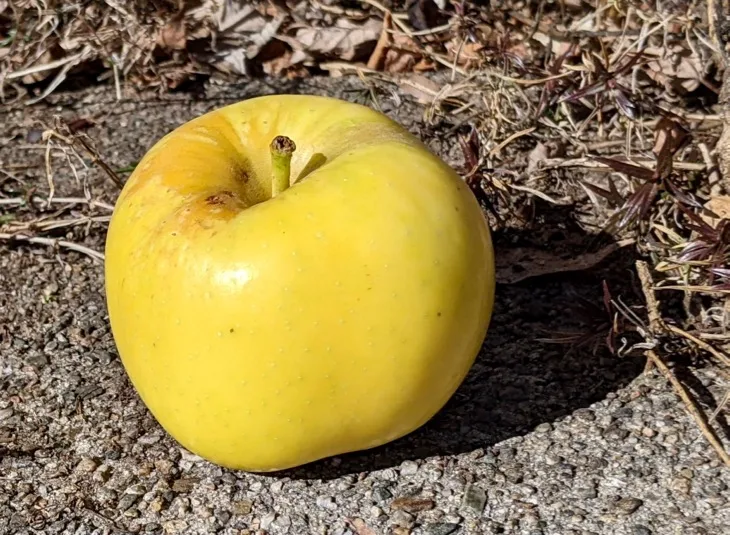
#> input picture dataset/val/apple/Aura.webp, 730 x 535 px, given in place of the camera
$ python preprocess.py
#> lines starting #> are read from the running program, lines starting #| are printed output that depends on the picture; after the words box and inside, x2 and y2 are one past the last pixel; in counts of white or black regions, pixels touching at a corner belong together
import cv2
import numpy as np
fruit_colors = {
    "Tao Do": [([0, 150, 50], [10, 255, 255]), ([170, 150, 50], [180, 255, 255])],
    "Chuoi Vang": [([20, 100, 100], [35, 255, 255])],
    "Cam": [([10, 160, 150], [25, 255, 255])],
    "Oi": [([35, 50, 50], [85, 255, 255])],
    "Nho Tim": [([130, 50, 50], [165, 255, 255])]
}

cap = cv2.VideoCapture(0)

while True:
    ret, frame = cap.read()
#> frame is the input picture: shape (535, 730, 3); mean B, G, R 76.4, 122.6, 142.8
    if not ret: break
    hsv = cv2.cvtColor(frame, cv2.COLOR_BGR2HSV)
#> hsv: shape (535, 730, 3); mean H, S, V 20.6, 119.1, 142.8

    for name, ranges in fruit_colors.items():
        # Quét dải màu để tạo Mask
        if name == "Tao Do":
            mask = cv2.bitwise_or(cv2.inRange(hsv, np.array(ranges[0][0]), np.array(ranges[0][1])),
                                  cv2.inRange(hsv, np.array(ranges[1][0]), np.array(ranges[1][1])))
        else:
            mask = cv2.inRange(hsv, np.array(ranges[0][0]), np.array(ranges[0][1]))

        # Khử nhiễu để khung bám sát hơn
        mask = cv2.erode(mask, None, iterations=2)
        mask = cv2.dilate(mask, None, iterations=2)

        # Tìm các đường bao (Contours) xung quanh vùng màu
        contours, _ = cv2.findContours(mask, cv2.RETR_EXTERNAL, cv2.CHAIN_APPROX_SIMPLE)

        if contours:
            # Chỉ lấy đường bao lớn nhất (chính là quả)
            c = max(contours, key=cv2.contourArea)
            if cv2.contourArea(c) > 1000:  # Ngưỡng để tránh nhiễu li ti
                # Lấy tọa độ khung hình chữ nhật vừa khít nhất
                x, y, w, h = cv2.boundingRect(c)

                # Vẽ khung lable vừa khít lên vật thể
                cv2.rectangle(frame, (x, y), (x + w, y + h), (0, 255, 0), 2)

                # Hiển thị tên ngay sát mép trên của khung
                cv2.putText(frame, f"{name}", (x, y - 10),
                            cv2.FONT_HERSHEY_SIMPLEX, 0.7, (0, 255, 0), 2)
#> this loop made 5 passes
#> (x, y, w, h) on passes 2 to 3: (103, 94, 390, 378), (107, 100, 355, 369)
#> (contours, c) on pass 1: (2 contours, all with area under 20, [[647, 172], [647, 176], [651, 176], [651, 172]])
#> pass 1, `mask = cv2.bitwise_or(cv2.inRange(hsv, np.array(ranges[0][0]), np.arra..`:
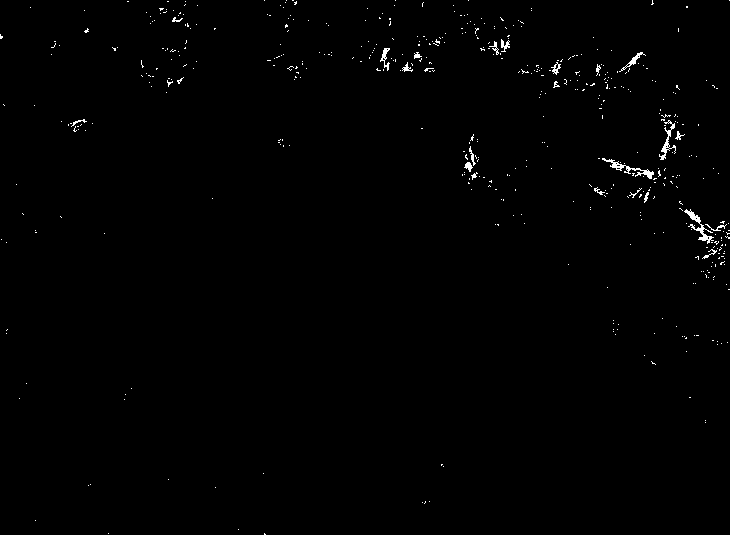
#> mask: shape (535, 730); 0.66% white in thin lines or dots
#> pass 1, `mask = cv2.erode(mask, None, iterations=2)`:
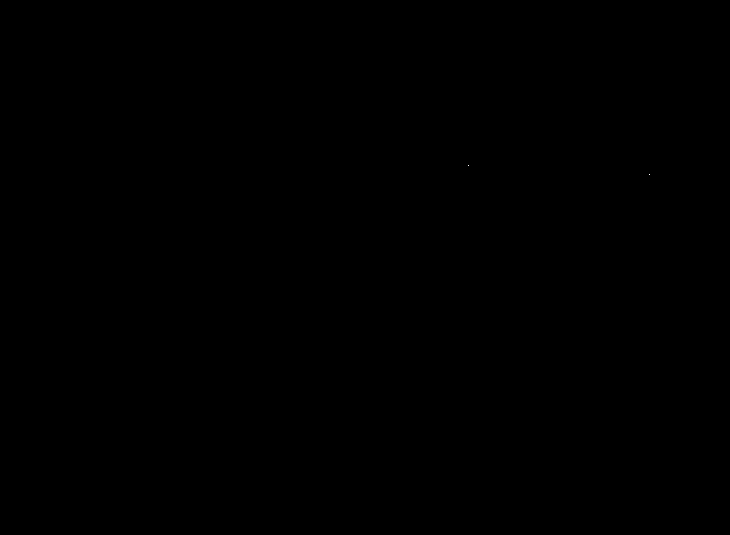
#> mask: shape (535, 730); 0% white in thin lines or dots, all inside (x1, y1, x2, y2) = (468, 165, 650, 175)
#> pass 2, `mask = cv2.inRange(hsv, np.array(ranges[0][0]), np.array(ranges[0][1]))`:
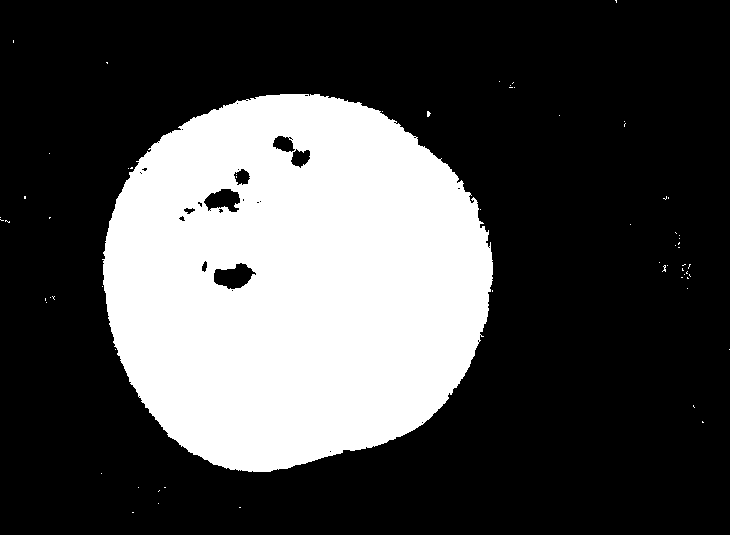
#> mask: shape (535, 730); 29.1% white; 63 white regions (62 under 20 px), largest, box (x1, y1, x2, y2) and area: (102, 94, 493, 472) 113475
#> after the loop:
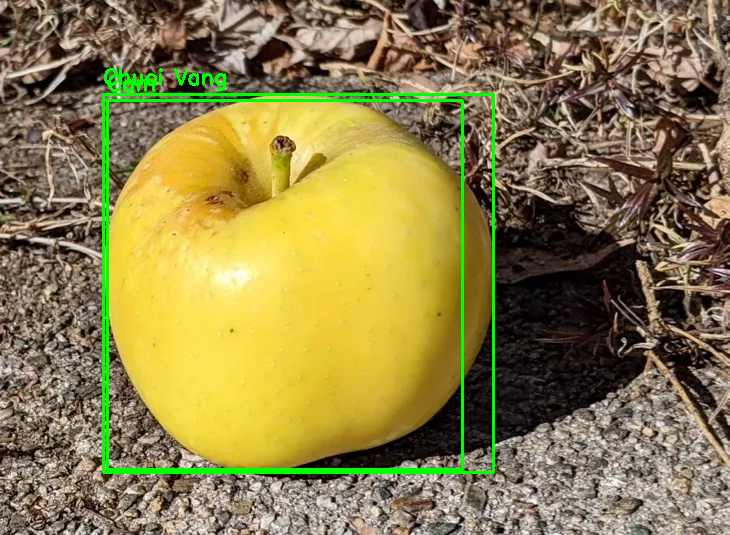
#> frame: shape (535, 730, 3); 2.57% of pixels changed, all inside (x1, y1, x2, y2) = (102, 68, 495, 474)
#> after the loop: mask: shape (535, 730); every value is 0

    cv2.imshow("Quet mau vua khit hoa qua", frame)
    if cv2.waitKey(1) & 0xFF == ord('q'): break
#> (key q is pressed here)

cap.release()
cv2.destroyAllWindows()

$ run again, on dataset/val/apple/2026-01-02 (12).png
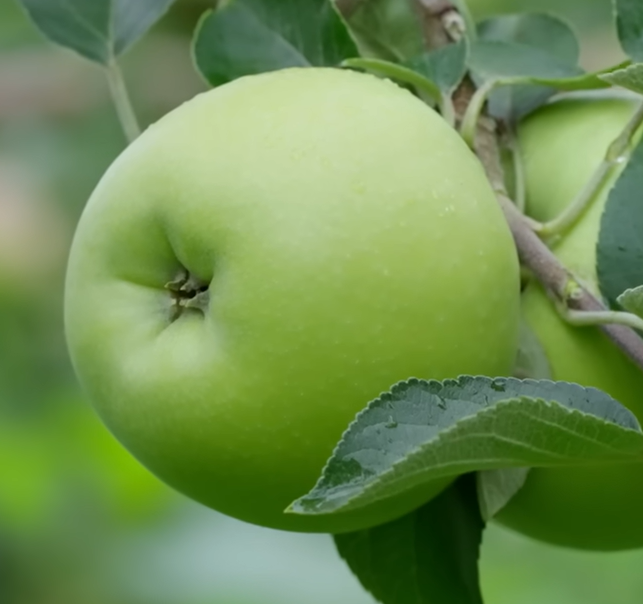
#> input picture dataset/val/apple/2026-01-02 (12).png, 643 x 604 px, given in place of the camera
#> frame is the input picture: shape (604, 643, 3); mean B, G, R 82.3, 141.9, 111.2
#> hsv: shape (604, 643, 3); mean H, S, V 48.3, 121.5, 142
#> the loop `for name, ranges in fruit_colors.items():` made 5 passes
#> (x, y, w, h) on pass 4: (0, 0, 643, 604)
#> after the loop `for name, ranges in fruit_colors.items():`:
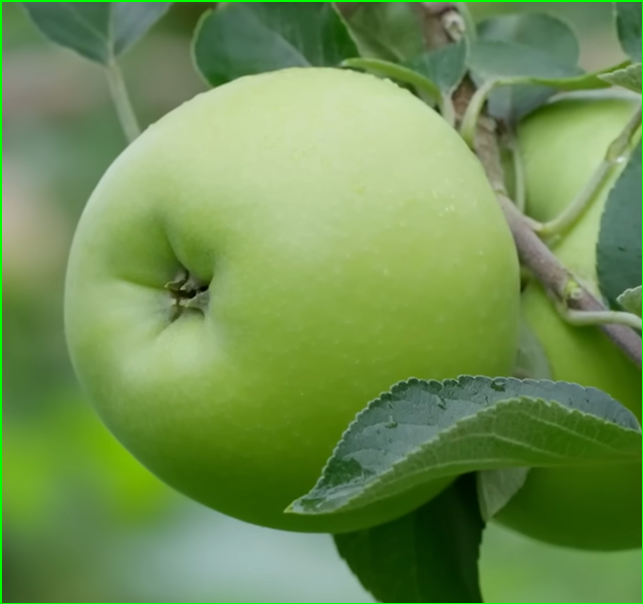
#> frame: shape (604, 643, 3); 0.96% of pixels changed, all inside (x1, y1, x2, y2) = (0, 0, 643, 604)

$ run again, on dataset/val/apple/2026-01-02 (13).png
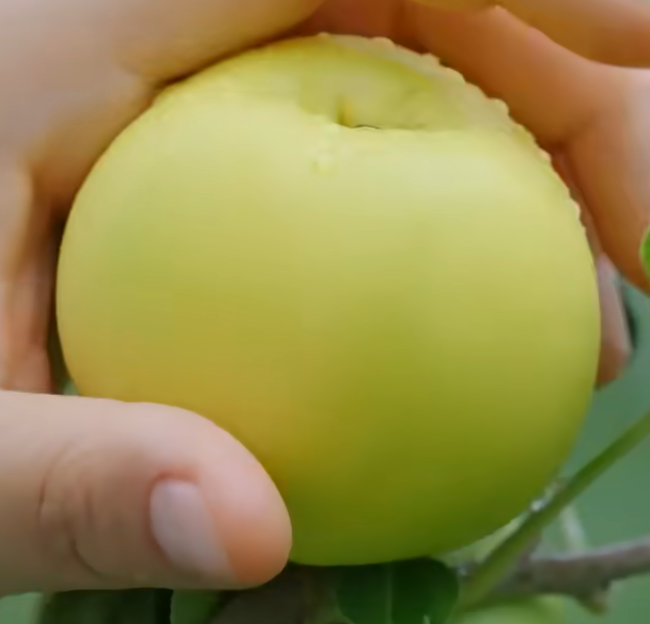
#> input picture dataset/val/apple/2026-01-02 (13).png, 650 x 624 px, given in place of the camera
#> frame is the input picture: shape (624, 650, 3); mean B, G, R 73.8, 138.4, 150.2
#> hsv: shape (624, 650, 3); mean H, S, V 26.7, 141.3, 154.7
#> the loop `for name, ranges in fruit_colors.items():` made 5 passes
#> (x, y, w, h) on passes 2 to 4: (56, 36, 547, 509), (417, 0, 225, 238), (292, 290, 358, 334)
#> pass 2, `mask = cv2.inRange(hsv, np.array(ranges[0][0]), np.array(ranges[0][1]))`:
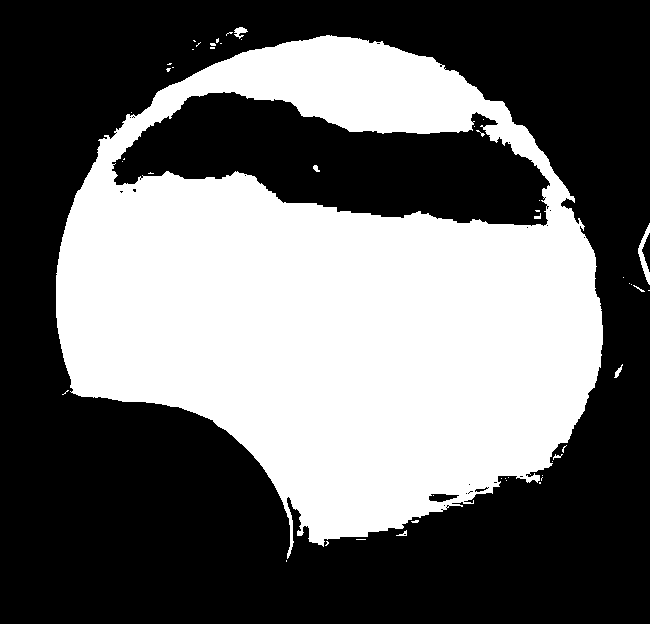
#> mask: shape (624, 650); 41% white; 49 white regions (40 under 20 px), largest, box (x1, y1, x2, y2) and area: (56, 35, 603, 559) 165752, (638, 223, 650, 285) 271, (234, 27, 248, 39) 88
#> after the loop `for name, ranges in fruit_colors.items():`:
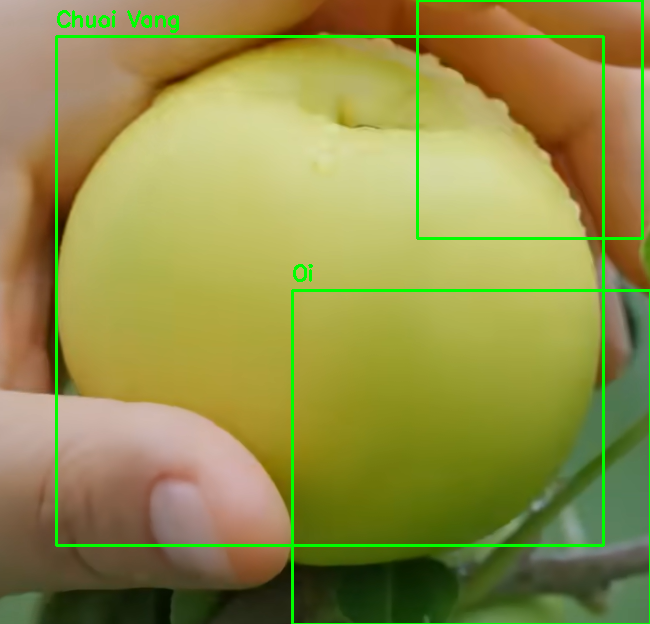
#> frame: shape (624, 650, 3); 3.11% of pixels changed, all inside (x1, y1, x2, y2) = (55, 0, 650, 624)

$ run again, on dataset/val/apple/2026-01-02 (14).png
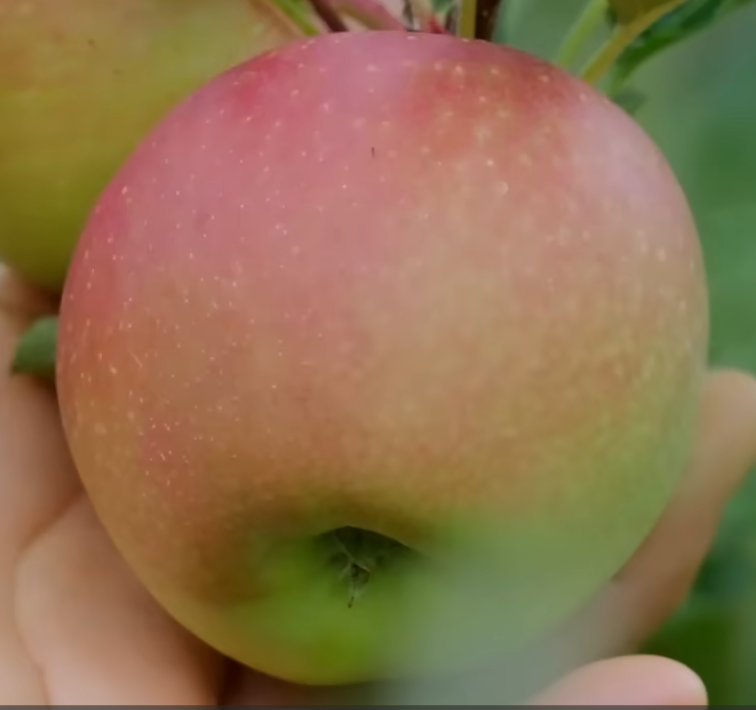
#> input picture dataset/val/apple/2026-01-02 (14).png, 756 x 710 px, given in place of the camera
#> frame is the input picture: shape (710, 756, 3); mean B, G, R 79.3, 114.5, 143
#> hsv: shape (710, 756, 3); mean H, S, V 32.9, 125.2, 148
#> the loop `for name, ranges in fruit_colors.items():` made 5 passes
#> (x, y, w, h) on passes 1, 2, 4: (58, 329, 60, 66), (0, 0, 264, 268), (277, 435, 409, 275)
#> pass 1, `mask = cv2.dilate(mask, None, iterations=2)`:
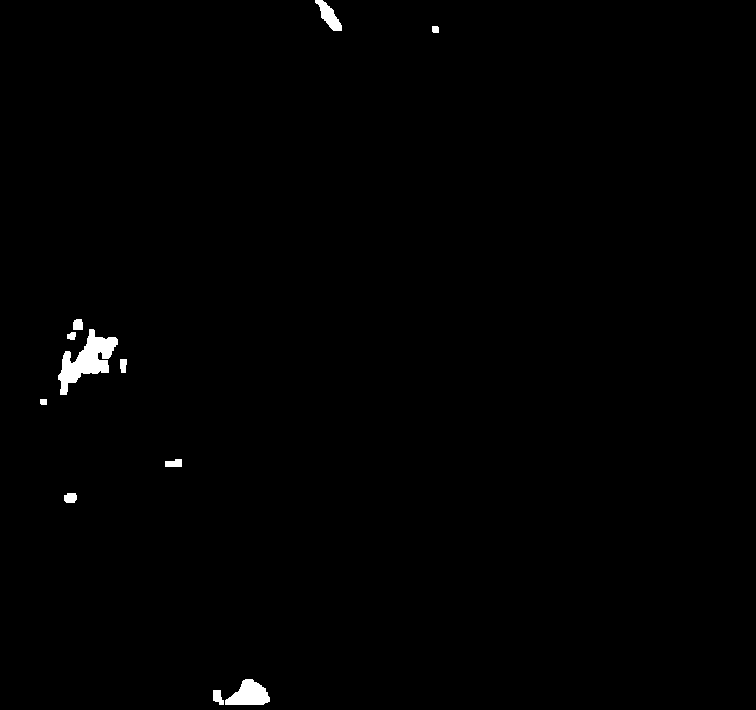
#> mask: shape (710, 756); 0.66% white; 11 white regions, largest, box (x1, y1, x2, y2) and area: (58, 329, 118, 395) 1686, (225, 679, 270, 705) 771, (315, 0, 342, 31) 382
#> after the loop `for name, ranges in fruit_colors.items():`:
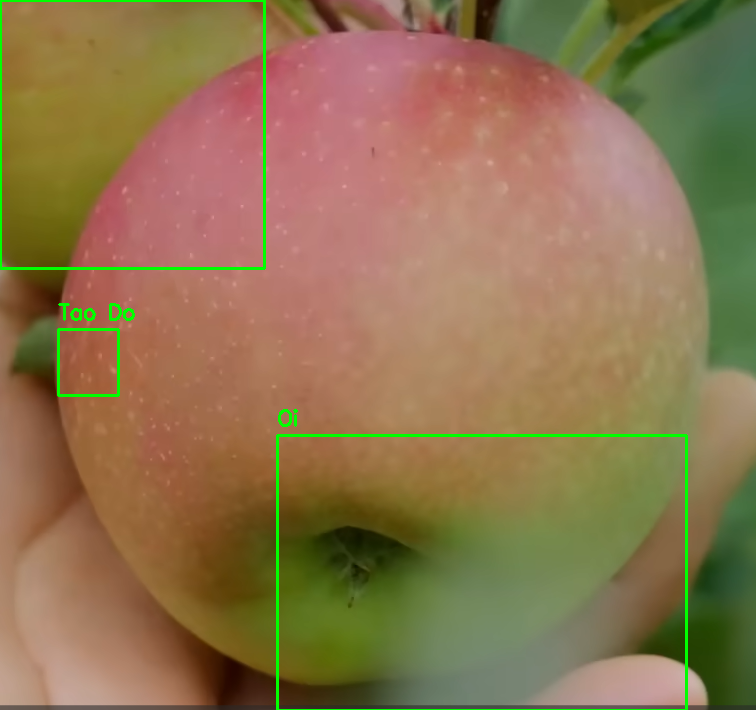
#> frame: shape (710, 756, 3); 1.37% of pixels changed, all inside (x1, y1, x2, y2) = (0, 0, 688, 710)
